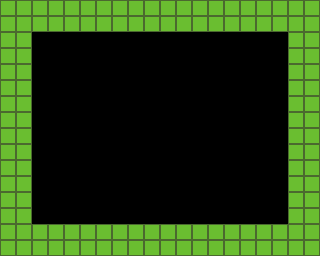

This game map was drawn from its Tiled (.tmx) file and the tilesets committed beside it. A one-line description and the full map source follow:
An orthogonal 20x16 tile map with 16x16 px tiles, 1 tile layer (Tile Layer 1).

<map version="1.10" tiledversion="1.12.0" orientation="orthogonal" renderorder="right-down" width="20" height="16" tilewidth="16" tileheight="16" infinite="0" nextlayerid="4" nextobjectid="13">
 <tileset firstgid="1" source="placeholder.tsx" />
 <layer id="1" name="Tile Layer 1" width="20" height="16">
  <data encoding="csv">
4,4,4,4,4,4,4,4,4,4,4,4,4,4,4,4,4,4,4,4,
4,4,4,4,4,4,4,4,4,4,4,4,4,4,4,4,4,4,4,4,
4,4,0,0,0,0,0,0,0,0,0,0,0,0,0,0,0,0,4,4,
4,4,0,0,0,0,0,0,0,0,0,0,0,0,0,0,0,0,4,4,
4,4,0,0,0,0,0,0,0,0,0,0,0,0,0,0,0,0,4,4,
4,4,0,0,0,0,0,0,0,0,0,0,0,0,0,0,0,0,4,4,
4,4,0,0,0,0,0,0,0,0,0,0,0,0,0,0,0,0,4,4,
4,4,0,0,0,0,0,0,0,0,0,0,0,0,0,0,0,0,4,4,
4,4,0,0,0,0,0,0,0,0,0,0,0,0,0,0,0,0,4,4,
4,4,0,0,0,0,0,0,0,0,0,0,0,0,0,0,0,0,4,4,
4,4,0,0,0,0,0,0,0,0,0,0,0,0,0,0,0,0,4,4,
4,4,0,0,0,0,0,0,0,0,0,0,0,0,0,0,0,0,4,4,
4,4,0,0,0,0,0,0,0,0,0,0,0,0,0,0,0,0,4,4,
4,4,0,0,0,0,0,0,0,0,0,0,0,0,0,0,0,0,4,4,
4,4,4,4,4,4,4,4,4,4,4,4,4,4,4,4,4,4,4,4,
4,4,4,4,4,4,4,4,4,4,4,4,4,4,4,4,4,4,4,4
</data>
 </layer>
</map>
